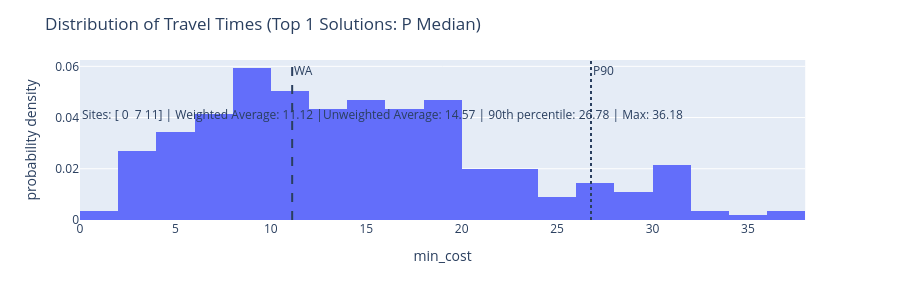

Notebook code for this chart:
### Markdown cell above
Let's take a quick look at how much the travel time varied for our best solution.

### Code cell
solution_3.plot_travel_time_distribution()

### Figure 1 — Plotly figure (JSON) as saved in the notebook; plotly's stock layout.template omitted (floating-point values rounded to 4 significant figures; data arrays with more than 128 entries replaced by an {"elided": "..."} marker saying what was removed)
{"data": [{"bingroup": "x", "histnorm": "probability density", "hovertemplate": "label=Sites: [ 0  7 11] | Weighted Average: 11.12 |Unweighted Average: 14.57 | 90th percentile: 26.78 | Max: 36.18<br>min_cost=%{x}<br>probability density=%{y}<extra></extra>", "legendgroup": "", "marker": {"color": "#636efa", "pattern": {"shape": ""}}, "name": "", "nbinsx": 30, "orientation": "v", "showlegend": false, "type": "histogram", "x": {"elided": "278 float values"}, "xaxis": "x", "yaxis": "y"}], "layout": {"annotations": [{"showarrow": false, "text": "Sites: [ 0  7 11] | Weighted Average: 11.12 |Unweighted Average: 14.57 | 90th percentile: 26.78 | Max: 36.18", "textangle": 0, "x": 0, "xanchor": "left", "xref": "paper", "y": 0.592, "yanchor": "bottom", "yref": "paper"}, {"showarrow": false, "text": "WA", "x": 11.12, "xanchor": "left", "xref": "x", "y": 1, "yanchor": "top", "yref": "y domain"}, {"showarrow": false, "text": "P90", "x": 26.78, "xanchor": "left", "xref": "x", "y": 1, "yanchor": "top", "yref": "y domain"}], "barmode": "relative", "height": 300, "legend": {"tracegroupgap": 0}, "margin": {"t": 60}, "shapes": [{"line": {"dash": "dash"}, "type": "line", "x0": 11.12, "x1": 11.12, "xref": "x", "y0": 0, "y1": 1, "yref": "y domain"}, {"line": {"dash": "dot"}, "type": "line", "x0": 26.78, "x1": 26.78, "xref": "x", "y0": 0, "y1": 1, "yref": "y domain"}], "title": {"text": "Distribution of Travel Times (Top 1 Solutions: P Median)"}, "xaxis": {"anchor": "y", "domain": [0, 0.98], "title": {"text": "min_cost"}}, "yaxis": {"anchor": "x", "domain": [0, 1], "title": {"text": "probability density"}}}}
